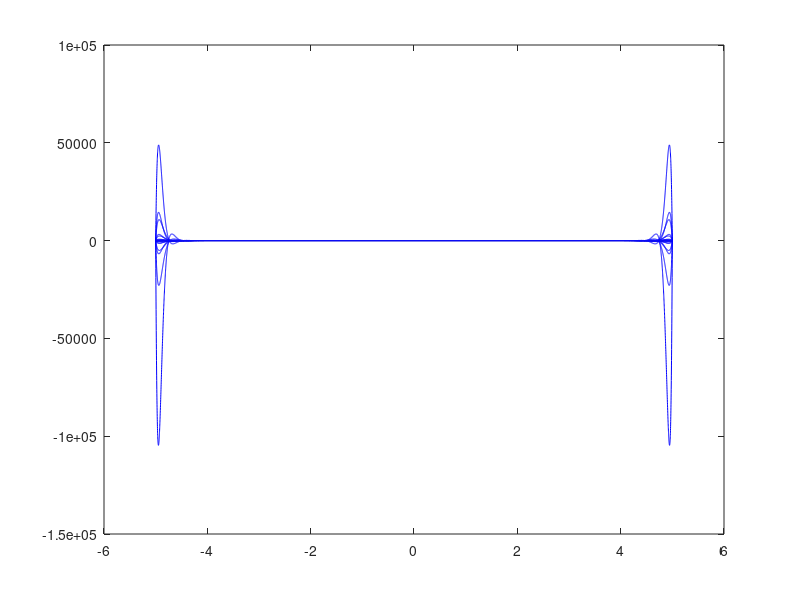

Recreate this plot in MATLAB.
function prikladLagrangeovaInterpolace()

% f = @(x) (sin(pi*x));
% x0 = -1; xn = 1;

f = @(x) (1./(1+x.^2));
x0 = -5; xn = 5;

xx = x0:0.001:xn;
plot(xx,f(xx),'r');
pause

for n=1:40
    i=0:n;
    x = x0+((xn-x0)/n)*i;
    ff = xx; ff(:) = 0;
    for j=0:n
        Lj = xx; Lj(:) = 1;
        for k=0:n
            if k==j
                continue;
            end
            Lj = Lj.*((xx-x(k+1))./(x(j+1)-x(k+1)));
        end
        ff = ff + f(x(j+1))*Lj;
    end
    n
    chyba = max(abs(ff-f(xx)))
    hold on
    plot(xx,ff,'b')
    pause(0.5);
end